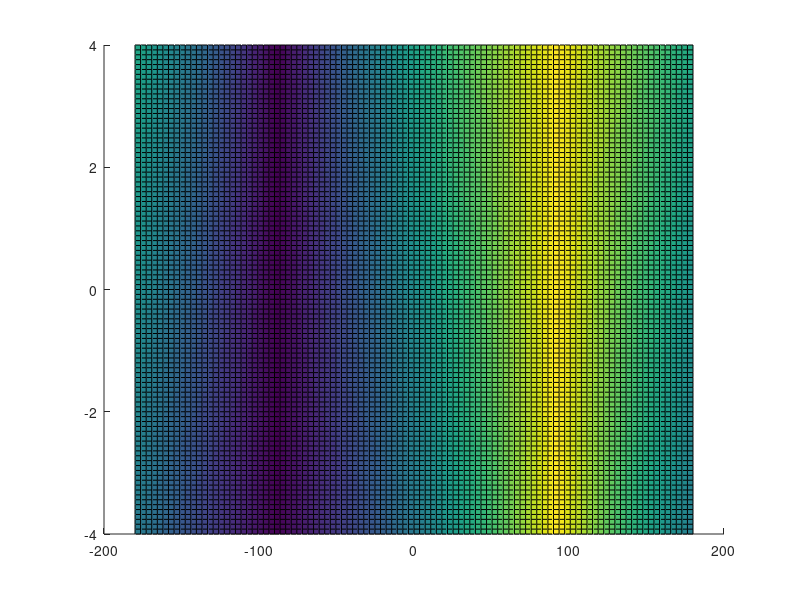

Recreate this plot in MATLAB.
clear,clc
%% Descrição
% Este script tem como objetivo fazer o tratamento adequado do ângulo de deriva para uso em condições extremas

%% Dados
% Veículo
a = 1.37;   % distancia do eixo dianteiro ao centro de massa [m]
b = 1.86;   % distancia do eixo dianteiro ao centro de massa [m]
v = 20; % Módulo do vetor velocidade [m/s]
DELTA = 0*pi/180; % esterçamento do eixo dianteiro [rad]

% Variáveis de estado
dPSImax = 4; % Máximo valor de dPSI [rad/s]
ALPHATmax = pi; % Máximo valor de ALPHAT [rad]
res = 100; % Resolução do grid
dPSIvet = -dPSImax:2*dPSImax/res:dPSImax; % Velocidade angular [rad/s]
ALPHATvet = -ALPHATmax:2*ALPHATmax/res:ALPHATmax; % Velocidade lateal (Sadri e Wu 2013) [m/s]

%% Loop principal
% Cálculo dos ângulos de deriva

for i = 1:length(dPSIvet)
	for j = 1:length(ALPHATvet)


		ALPHAFnaolin(i,j) = atan((v*sin(ALPHATvet(j)) + a*dPSIvet(i))/(v*cos(ALPHATvet(j)))) - DELTA; % Dianteiro não linear

		den = cos(ALPHATvet(j));
		
		if den<=0
		ALPHAFnaolin(i,j) = -atan((v*sin(ALPHATvet(j)) + a*dPSIvet(i))/(v*cos(ALPHATvet(j)))) - DELTA; % Dianteiro não linear
    	end
		ALPHAFlin(i,j) = ALPHATvet(j) + a*dPSIvet(i)/v - DELTA; % Dianteiro linear
	end
end

    
    % if (v*cos(ALPHAT))<=0
    %     ALPHAF = -atan((v*sin(ALPHAT) + a*dPSI)/(v*cos(ALPHAT))) - DELTA;
    %    ALPHAR = -atan((v*sin(ALPHAT) - b*dPSI)/(v*cos(ALPHAT)));
    % end

%% Resultados

figure(1)
s = surface(ALPHATvet*180/pi,dPSIvet,ALPHAFnaolin*180/pi);